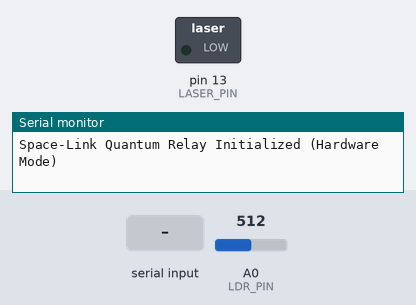
Bench run of a sketch on a simulated Arduino Uno, built with avr-gcc and run on an emulated ATmega328P. On the bench: switched loads named in the sketch (green lamp = pin HIGH), the last lines printed to the serial monitor. Dashed ring = blinking. Inputs (shaded band) come from the test bench; at power-on: A0 (LDR_PIN) = 512.

Above: at 1.2 s.
1.3 s: "01\n" received over Serial
At 1.4 s:
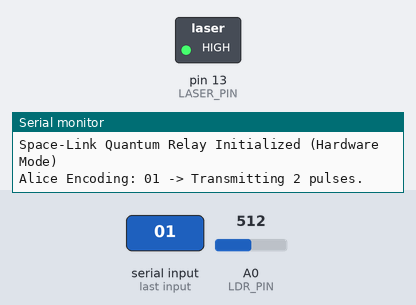
3.4 s: A0 (LDR_PIN) set to 490
5.7 s: "0\n" received over Serial
Timing chart, 0 to 8.7 s (numbered marks = the images above; inputs shaded):
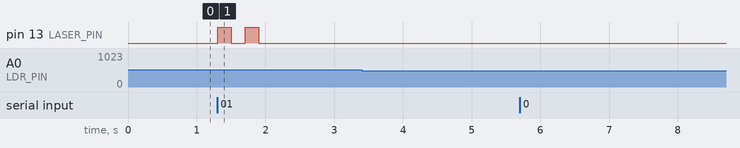

The sketch:

arduino_link.ino
```cpp
/*
 * Space-Link | Physical Model (Arduino)
 * Simulates Photon Transmission via Laser/LED and detection via LDR (Light Dependent Resistor).
 *
 * Transmitter (Earth): Pulses a laser/LED.
 * Receiver (Mars): Reads the LDR to process pulses.
 */

#define LASER_PIN 13 // Digital Pin for Laser/LED Transmitter (Alice)
#define LDR_PIN A0   // Analog Pin for LDR Receiver (Bob)

// Threshold for detecting light (Adjust based on ambient light in the room)
#define LIGHT_THRESHOLD 500

// Superdense Coding State Mappings
// We map the 4 states (00, 01, 10, 11) to different numbers of pulses
// Or different pulse durations. For simplicity, we use pulse count.
// 00 = 1 pulse, 01 = 2 pulses, 10 = 3 pulses, 11 = 4 pulses

int getPulseCount(String bits) {
  if (bits == "00") return 1;
  if (bits == "01") return 2;
  if (bits == "10") return 3;
  if (bits == "11") return 4;
  return 0;
}

void setup() {
  pinMode(LASER_PIN, OUTPUT);
  Serial.begin(9600);
  Serial.println("Space-Link Quantum Relay Initialized (Hardware Mode)");
}

void transmitPhoton(String bits) {
  int pulses = getPulseCount(bits);
  Serial.print("Alice Encoding: ");
  Serial.print(bits);
  Serial.print(" -> Transmitting ");
  Serial.print(pulses);
  Serial.println(" pulses.");

  for (int i = 0; i < pulses; i++) {
    digitalWrite(LASER_PIN, HIGH);
    delay(200); // 200ms pulse
    digitalWrite(LASER_PIN, LOW);
    delay(200); // 200ms pause
  }
}

void receivePhoton() {
  int detectCount = 0;
  unsigned long startWait = millis();

  // Wait for 2 seconds to count pulses
  while (millis() - startWait < 2000) {
    int ldrValue = analogRead(LDR_PIN);

    // If light detected, wait until it turns off, then increment count
    if (ldrValue > LIGHT_THRESHOLD) {
      detectCount++;
      while(analogRead(LDR_PIN) > LIGHT_THRESHOLD) {
        delay(10); // Debounce
      }
    }
  }

  if (detectCount > 0) {
    String decodedBits = "";
    if (detectCount == 1) decodedBits = "00";
    else if (detectCount == 2) decodedBits = "01";
    else if (detectCount == 3) decodedBits = "10";
    else if (detectCount >= 4) decodedBits = "11";

    Serial.print("Bob Detected: ");
    Serial.print(detectCount);
    Serial.print(" pulses -> Decoded: ");
    Serial.println(decodedBits);
  }
}

void loop() {
  // Simulate continuous sending for demo purposes
  // In a real scenario, this would be an interrupt or serial input driven

  if (Serial.available() > 0) {
    String input = Serial.readStringUntil('\n');
    input.trim();
    if (input.length() == 2 && (input[0] == '0' || input[0] == '1') && (input[1] == '0' || input[1] == '1')) {
        transmitPhoton(input);

        // Simulating immediate transit delay
        delay(100);

        receivePhoton();
        Serial.println("--------------------------------");
    } else {
        Serial.println("Error: Enter a 2-bit string e.g., '10', '01'");
    }
  }
}
```

Measured:
- after the input at 1.3 s, pin 13 (LASER_PIN): alternates HIGH for 0.20 s and LOW for 0.20 s, 4 changes in all, then stays LOW, starting at once
